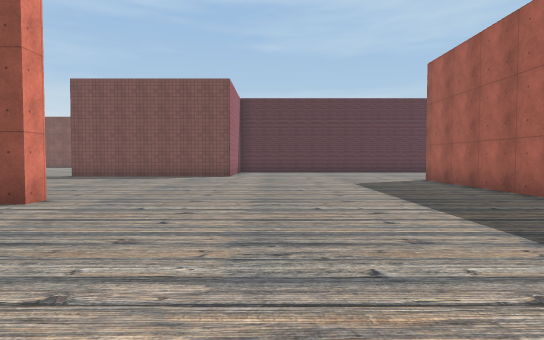
[1] (above)

24 first-person views from a walk through a Unity game level. The camera is 1.4 m above the floor, tilts 2° down and sees 75° across. The floor is counted in squares, 2 m on a side. Each view is taken from the middle of a square. On the plan, view 1 faces up. The plan holds only what a view shows up to about 11 squares ahead; the rest is blank. The place goes on beyond the plan. The player character is not drawn. Some animated figures are not drawn. Some surface patterns are stand-ins.

[2]
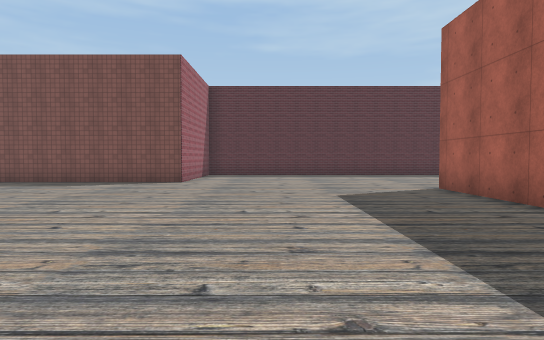

[3]
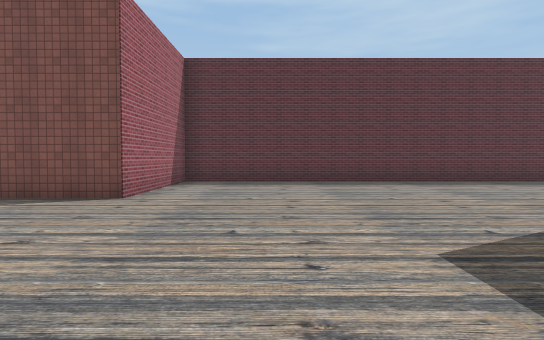

[4]
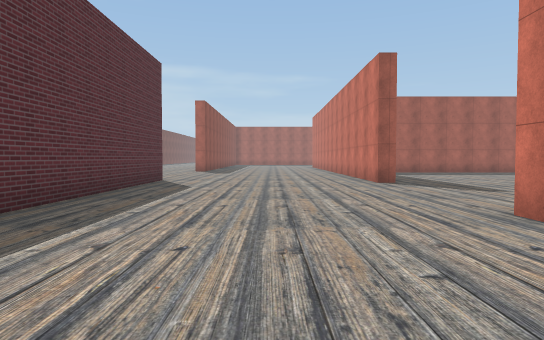

[5]
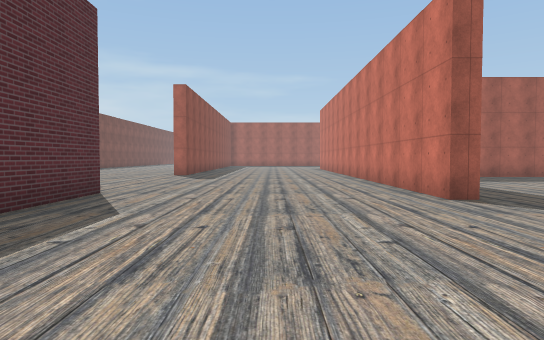

[6]
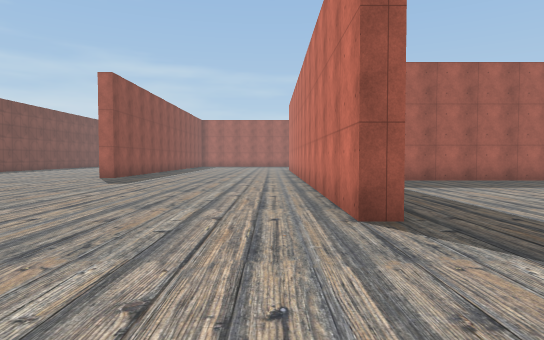

[7]
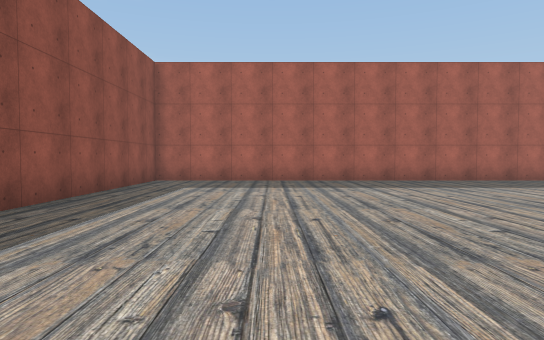

[8]
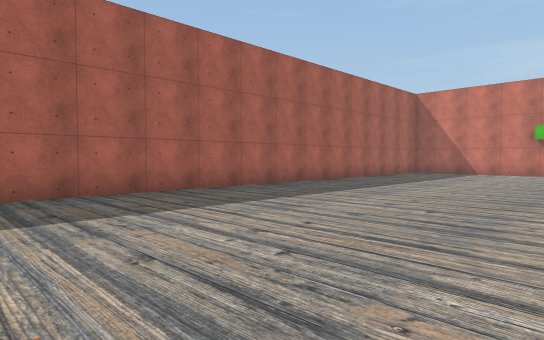

[9]
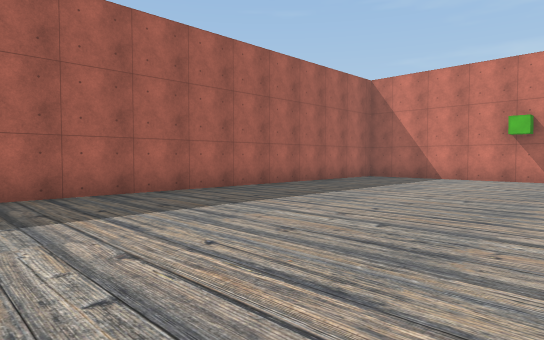

[10]
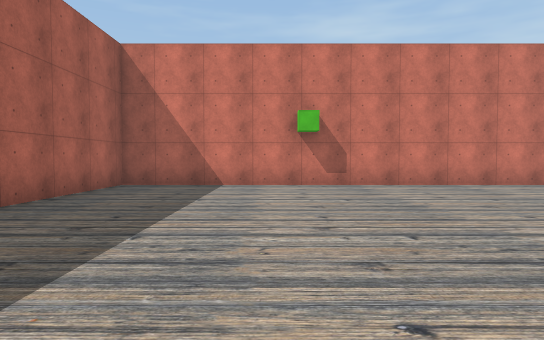

[11]
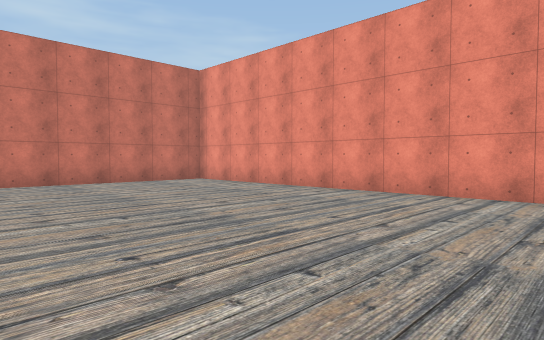

[12]
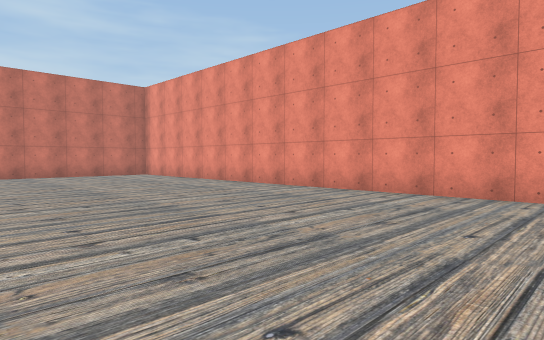

[13]
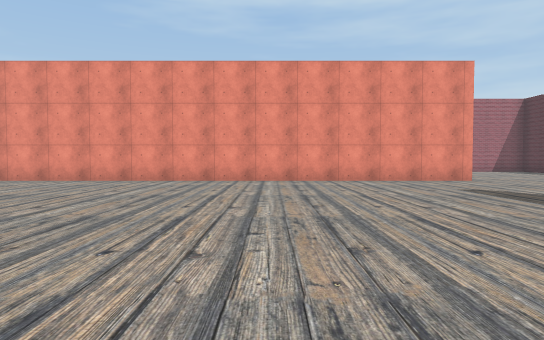

[14]
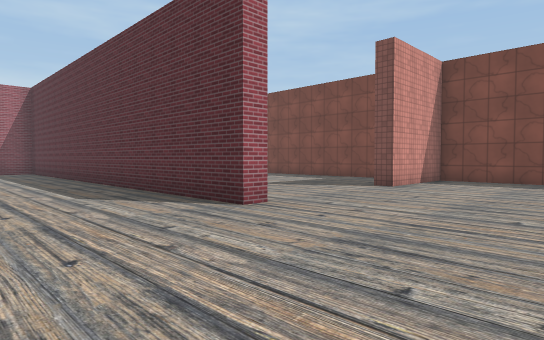

[15]
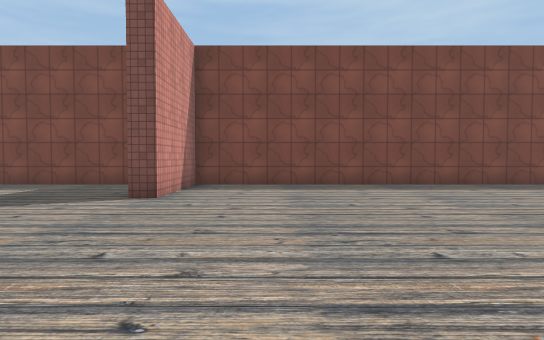

[16]
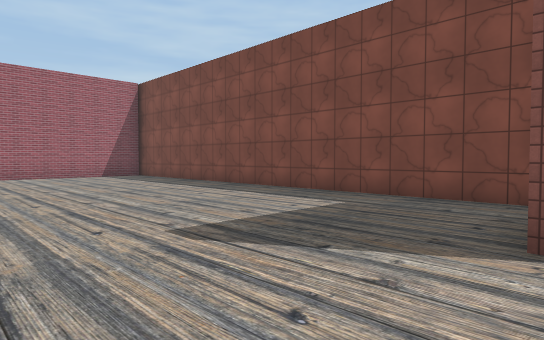

[17]
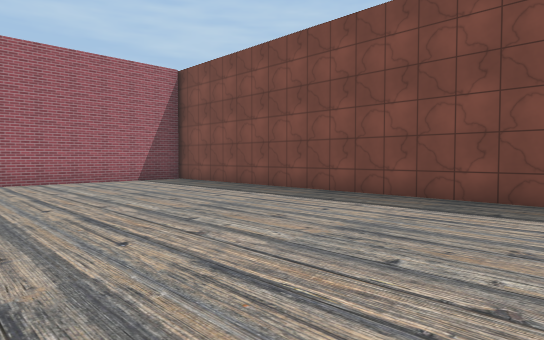

[18]
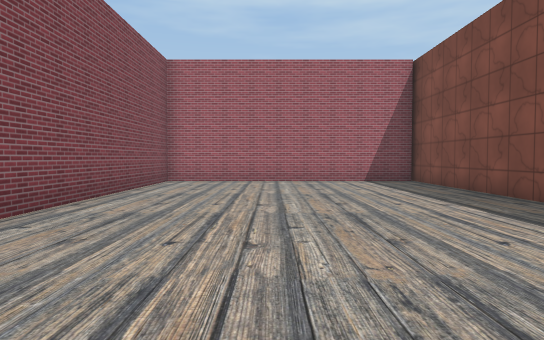

[19]
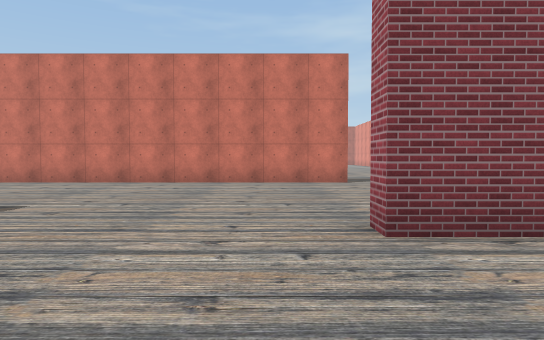

[20]
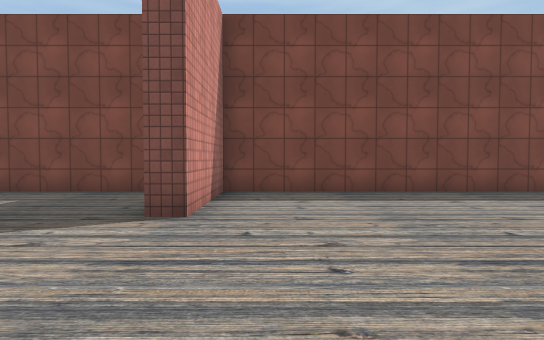

[21]
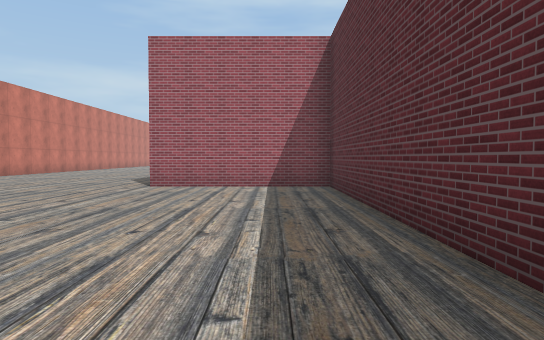

[22]
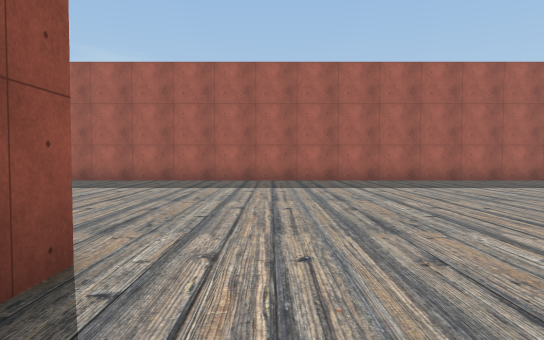

[23]
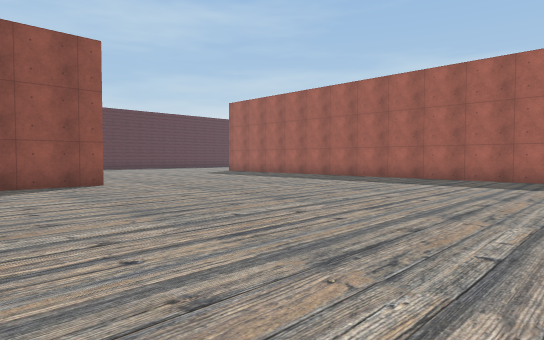

[24]
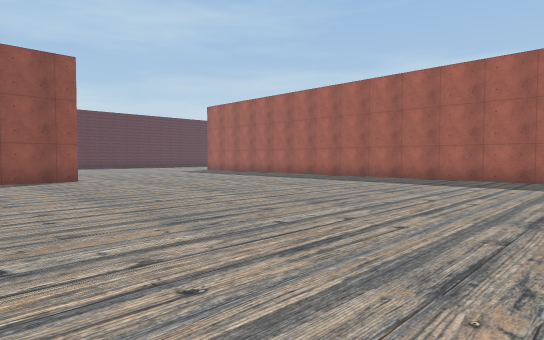

### Floor plan
Points are (right, up) in squares from view 1. A wall is a line through its corners. A room is listed if a view was taken in it or the views show most of it. See-through windows are left out.
Room 1 (views 1, 2, 3, 4, 5, 6, 7, 8, 9, 10, 11, 12, 13, 14, 15, 16, 17, 18, 19, 20, 21, 22, 23, 24)
walls: (4.8, -4.5) (4.8, 11) (5.3, 11) (5.3, -10.9); (10.9, 10.5) (10.9, 11) (18.5, 11); (-3.7, 5.9) (-3.7, 5.3) (-5.9, 5.3); (6.5, -12.1) (17.8, -12.1) (17.8, 10.5) (11.5, 10.5); (10.5, 17.9) (12, 17.9) (12, 17.4) (-1.5, 17.4) (-1.5, 13) (-6.8, 13); (11.1, 25.3) (-1.9, 25.3); (-1.5, 25.2) (-1.5, 17.9) (5, 17.9); (18.5, 25.3) (12, 25.3) (12, 22.2) (11.5, 22.2)

Where each view was taken, in squares from view 1:
view 1: 0 up, 0 right, facing up
view 2: 3 up, 1 right, facing up
view 3: 7 up, 1 right, facing up
view 4: 14 up, 1 right, facing right
view 5: 14 up, 5 right, facing right
view 6: 12 up, 7 right, facing right
view 7: 7 up, 7 right, facing right
view 8: 4 up, 11 right, facing down-right
view 9: 0 up, 11 right, facing down-right
view 10: 3 down, 14 right, facing down
view 11: 2 down, 12 right, facing down-left
view 12: 2 up, 12 right, facing down-left
view 13: 5 up, 16 right, facing left
view 14: 14 up, 16 right, facing up-left
view 15: 16 up, 14 right, facing up
view 16: 19 up, 12 right, facing up-left
view 17: 19 up, 9 right, facing up-left
view 18: 21 up, 9 right, facing left
view 19: 21 up, 13 right, facing down
view 20: 18 up, 13 right, facing up
view 21: 16 up, 7 right, facing left
view 22: 4 up, 6 left, facing right
view 23: 4 down, 7 left, facing up-right
view 24: 6 down, 7 left, facing up-right
